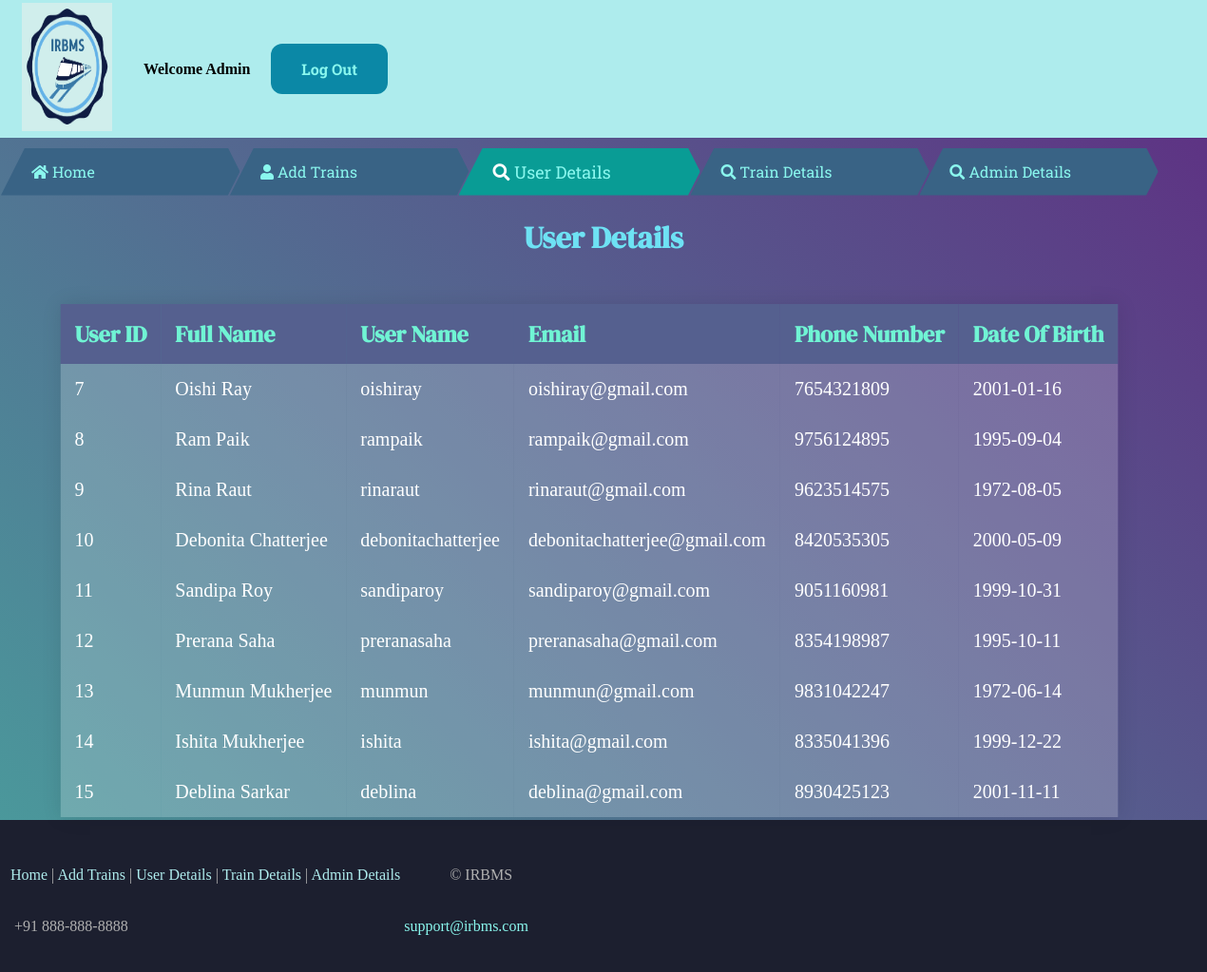
Page /userdetails.php on the committed database.
### tables this page shows
CREATE TABLE IF NOT EXISTS `registration` (
  `id` int(5) NOT NULL AUTO_INCREMENT,
  `full_name` varchar(50) NOT NULL,
  `user_name` varchar(50) NOT NULL,
  `email` varchar(50) NOT NULL,
  `ph_no` varchar(10) NOT NULL,
  `dob` varchar(20) NOT NULL,
  `password` varchar(200) NOT NULL,
  `c_password` varchar(200) NOT NULL,
  `gender` varchar(10) NOT NULL,
  PRIMARY KEY (`id`)
);

### userdetails.php (the view, shortened to what this page needs)
<!DOCTYPE html>
<html>
<head>
      <link rel="stylesheet" href="https://use.fontawesome.com/releases/v5.3.1/css/all.css">
</head>
<header class="h">
    <table>
      <tr>
        <th colspan="3"><img src="logo2.png" width="70%" height="135px" class="img-responsive"></th>
        <th colspan="10"></th>
        <th colspan="10"></th>
        <th colspan="20"> Welcome Admin </th>
        <th colspan="10"></th>
        <th colspan="10"></th>
        <th colspan="70"></th>
        <th colspan="10"></th>
        <th colspan="10">
          <a href="logout.php" class="button button1">Log Out</a>
        </th>
      </tr>
    </table>
</header>
<body>
  <nav class="menu">
            <ul class="main-menu">
                <li><i class="fa fa-home"></i> <a href="ehome.php" style="color: #8AF7EE;">Home</a></li>
                <li><i class="fa fa-user"></i><a href="addtrain.php" style="color: #8AF7EE;"> Add Trains</a></li>
                <li class="active"><i class="fa fa-search"></i><a href="userdetails.php" style="color: #8AF7EE;"> User Details</a></li>
                <li ><i class="fa fa-search"></i><a href="traindetails.php" style="color: #8AF7EE;"> Train Details</a></li>
                <li><i class="fa fa-search"></i><a href="adminprofile.php" style="color: #8AF7EE;"> Admin Details</a></li>
            </ul>
        </nav>
  <?php
$con=mysqli_connect("localhost","root","","railwaymanagementsystem");
$sql="select full_name,email,password,user_name,dob,id,ph_no from registration order by id";
$result=mysqli_query($con,$sql);
?>
<h1 style="  font-family: 'DM Serif Display', serif; color: #6EE2F4" align="center">User Details</h1>
<div class="container">
  <table class="t">
    <thead>
      <tr>
        <th>User ID</th>
        <th>Full Name</th>
        <th>User Name</th>
        <th>Email</th>
        <th>Phone Number</th>
        <th>Date Of Birth</th>
      </tr>
    </thead>
    <tbody>
      <?php
while($row=mysqli_fetch_assoc($result)) {
?>
      <tr>
        <td style="font-size: 1.25em;"><?php echo $row['id'] ?></td>
        <td style="font-size: 1.25em;"><?php echo $row['full_name'] ?></td>
        <td style="font-size: 1.25em;"><?php echo $row['user_name'] ?></td>
        <td style="font-size: 1.25em;"><?php echo $row['email'] ?></td>
        <td style="font-size: 1.25em;"><?php echo $row['ph_no'] ?></td>
        <td style="font-size: 1.25em;"><?php echo $row['dob'] ?></td>
      </tr>
      <?php } ?>
    </tbody>
  </table>
</div>
</body>
<footer>
<div class="page-wrapper">
    <div id="waterdrop"></div>
    <footer>
      <div class="footer-top">
          <table>
  <tr><td align="center">
        <p style="float: center"> &nbsp
          <a href="ehome.php" style="color: #AEECED">Home</a>
          |
          <a href="addtrain.php" style="color: #AEECED">Add Trains</a>
          |
          <a href="userdetails.php" style="color: #AEECED">User Details</a>
          |
          <a href="traindetails.php" style="color: #AEECED">Train Details</a>
          |
          <a href="adminprofile.php" style="color: #AEECED">Admin Details</a>
        </p>
  </td>
  <td>
        <p>&nbsp &nbsp &nbsp &nbsp &nbsp &nbsp © IRBMS</p>
    </td>
</tr>
<tr>
         <td> <p>&nbsp &nbsp+91 888-888-8888</p></td>
         <td>
          <p><a href="mailto:support@irbms.com">support@irbms.com</a></p></td>
      </tr>
  </table>
      </div>
    </footer>
  </div>
</footer>
</html>

### userdetails.php (style rules this page uses)
body { margin: 0; background: linear-gradient(45deg, #49a09d, #5f2c82); }
.container { transform: translate(5%, 5%); }
.t { width: auto; height: auto; border-collapse: collapse; overflow: hidden; box-shadow: 0 0 20px rgba(0,0,0,0.1); }
.t th, .t td { padding: 15px; background-color: rgba(255,255,255,0.2); color: #fff; }
.t th { text-align: left; color: #70F4D4; font-size: 1.5em; font-family: 'DM Serif Display', serif; }
.main-menu { display: flex; list-style: none; margin: auto 0; padding: 0.6em 0 0 0; font-family: 'Roboto Slab', serif; }
.main-menu > li { box-sizing: border-box; height: 50px; width: calc(3.5 * 100px); line-height: 50px; padding: 0 2em; margin: 1px; transition: 0.5s linear all; background: #396385; color: #8AF7EE; cursor: pointer; font-size: 16px; user-select: none; }
.main-menu > li:not(.with-submenu) { clip-path: polygon(10% 0%, 0% 100%, 95% 100%, 100% 50%, 95% 0%); shape-outside: polygon(10% 0%, 0% 100%, 95% 100%, 100% 50%, 95% 0%); }
.main-menu > li:nth-child(2) { transform: translateX(-5%); }
.main-menu > li:nth-child(3) { transform: translateX(-10%) }
.main-menu > li:nth-child(4) { transform: translateX(-15%) }
.main-menu > li:nth-child(5) { transform: translateX(-20%) }
.main-menu .active { color: #FFF; background: #099c95; cursor: default; font-size: 18px; }
.h { background-color: #AEECED; }
.page-wrapper { position: bottom; bottom: 0; width: 100%; z-index: 11111; top: 35px; }
footer p, footer strong, footer b, footer { color: #b0b0b0; }
.footer-top { background: #396385; background-size: cover; background-position: center; padding: 0 0 20px; font-family: rubik; padding-top:30px; }
.footer-top { background-color: #1c1f2f; }
#waterdrop { height: 30px; }
.button { background-color: #4CAF50; border: none; color: white; padding: 16px 32px; text-align: center; text-decoration: none; display: inline-block; font-size: 16px; margin: 4px 2px; transition-duration: 0.4s; cursor: pointer; float: right; }
.button1 { background-color: #0B88A6; color: white; border-radius: 12px; font-family: 'Roboto Slab', serif; }
a:link { text-decoration: none; color: #8AF7EE; }

### rows in the picture
registration: id "7", full_name "Oishi Ray", user_name "oishiray", email "oishiray@gmail.com", ph_no "7654321809", dob "2001-01-16"
registration: id "8", full_name "Ram Paik", user_name "rampaik", email "rampaik@gmail.com", ph_no "9756124895", dob "1995-09-04"
registration: id "9", full_name "Rina Raut", user_name "rinaraut", email "rinaraut@gmail.com", ph_no "9623514575", dob "1972-08-05"
registration: id "10", full_name "Debonita Chatterjee", user_name "debonitachatterjee", email "debonitachatterjee@gmail.com", ph_no "8420535305", dob "2000-05-09"
registration: id "11", full_name "Sandipa Roy", user_name "sandiparoy", email "sandiparoy@gmail.com", ph_no "9051160981", dob "1999-10-31"
registration: id "12", full_name "Prerana Saha", user_name "preranasaha", email "preranasaha@gmail.com", ph_no "8354198987", dob "1995-10-11"
registration: id "13", full_name "Munmun Mukherjee", user_name "munmun", email "munmun@gmail.com", ph_no "9831042247", dob "1972-06-14"
registration: id "14", full_name "Ishita Mukherjee", user_name "ishita", email "ishita@gmail.com", ph_no "8335041396", dob "1999-12-22"
registration: id "15", full_name "Deblina Sarkar", user_name "deblina", email "deblina@gmail.com", ph_no "8930425123", dob "2001-11-11"
